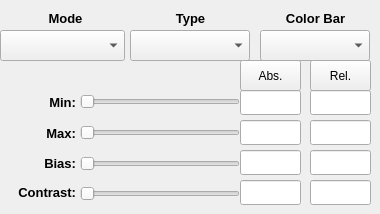
   <widget class="QWidget" name="tabColor">
    <attribute name="title">
     <string>Color</string>
    </attribute>
    <widget class="QLabel" name="maxdatLabel">
     <property name="geometry">
      <rect>
       <x>5</x>
       <y>125</y>
       <width>71</width>
       <height>16</height>
      </rect>
     </property>
     <property name="font">
      <font>
       <pointsize>10</pointsize>
       <weight>75</weight>
       <bold>true</bold>
      </font>
     </property>
     <property name="text">
      <string>Max:</string>
     </property>
     <property name="alignment">
      <set>Qt::AlignRight|Qt::AlignTrailing|Qt::AlignVCenter</set>
     </property>
    </widget>
    <widget class="QSlider" name="mindatSlider">
     <property name="geometry">
      <rect>
       <x>80</x>
       <y>90</y>
       <width>160</width>
       <height>23</height>
      </rect>
     </property>
     <property name="mouseTracking">
      <bool>false</bool>
     </property>
     <property name="maximum">
      <number>10000</number>
     </property>
     <property name="orientation">
      <enum>Qt::Horizontal</enum>
     </property>
    </widget>
    <widget class="QLineEdit" name="mindatEntry">
     <property name="geometry">
      <rect>
       <x>240</x>
       <y>90</y>
       <width>61</width>
       <height>25</height>
      </rect>
     </property>
     <property name="font">
      <font>
       <pointsize>10</pointsize>
       <weight>50</weight>
       <bold>false</bold>
      </font>
     </property>
     <property name="inputMask">
      <string/>
     </property>
     <property name="text">
      <string/>
     </property>
     <property name="alignment">
      <set>Qt::AlignRight|Qt::AlignTrailing|Qt::AlignVCenter</set>
     </property>
    </widget>
    <widget class="QLabel" name="mindatLabel">
     <property name="geometry">
      <rect>
       <x>5</x>
       <y>94</y>
       <width>71</width>
       <height>16</height>
      </rect>
     </property>
     <property name="font">
      <font>
       <pointsize>10</pointsize>
       <weight>75</weight>
       <bold>true</bold>
      </font>
     </property>
     <property name="text">
      <string>Min:</string>
     </property>
     <property name="alignment">
      <set>Qt::AlignRight|Qt::AlignTrailing|Qt::AlignVCenter</set>
     </property>
    </widget>
    <widget class="QSlider" name="maxdatSlider">
     <property name="geometry">
      <rect>
       <x>80</x>
       <y>121</y>
       <width>160</width>
       <height>23</height>
      </rect>
     </property>
     <property name="maximum">
      <number>10000</number>
     </property>
     <property name="orientation">
      <enum>Qt::Horizontal</enum>
     </property>
    </widget>
    <widget class="QLineEdit" name="maxdatEntry">
     <property name="geometry">
      <rect>
       <x>240</x>
       <y>120</y>
       <width>61</width>
       <height>25</height>
      </rect>
     </property>
     <property name="font">
      <font>
       <pointsize>10</pointsize>
       <weight>50</weight>
       <bold>false</bold>
      </font>
     </property>
     <property name="inputMask">
      <string/>
     </property>
     <property name="text">
      <string/>
     </property>
     <property name="alignment">
      <set>Qt::AlignRight|Qt::AlignTrailing|Qt::AlignVCenter</set>
     </property>
    </widget>
    <widget class="QSlider" name="biasSlider">
     <property name="geometry">
      <rect>
       <x>80</x>
       <y>152</y>
       <width>160</width>
       <height>23</height>
      </rect>
     </property>
     <property name="maximum">
      <number>10000</number>
     </property>
     <property name="orientation">
      <enum>Qt::Horizontal</enum>
     </property>
    </widget>
    <widget class="QLineEdit" name="biasEntry">
     <property name="geometry">
      <rect>
       <x>240</x>
       <y>150</y>
       <width>61</width>
       <height>25</height>
      </rect>
     </property>
     <property name="font">
      <font>
       <pointsize>10</pointsize>
       <weight>50</weight>
       <bold>false</bold>
      </font>
     </property>
     <property name="inputMask">
      <string/>
     </property>
     <property name="text">
      <string/>
     </property>
     <property name="alignment">
      <set>Qt::AlignRight|Qt::AlignTrailing|Qt::AlignVCenter</set>
     </property>
    </widget>
    <widget class="QLabel" name="biasLabel">
     <property name="geometry">
      <rect>
       <x>5</x>
       <y>155</y>
       <width>71</width>
       <height>16</height>
      </rect>
     </property>
     <property name="font">
      <font>
       <pointsize>10</pointsize>
       <weight>75</weight>
       <bold>true</bold>
      </font>
     </property>
     <property name="text">
      <string>Bias:</string>
     </property>
     <property name="alignment">
      <set>Qt::AlignRight|Qt::AlignTrailing|Qt::AlignVCenter</set>
     </property>
    </widget>
    <widget class="QSlider" name="contrastSlider">
     <property name="geometry">
      <rect>
       <x>80</x>
       <y>182</y>
       <width>160</width>
       <height>23</height>
      </rect>
     </property>
     <property name="maximum">
      <number>10000</number>
     </property>
     <property name="orientation">
      <enum>Qt::Horizontal</enum>
     </property>
    </widget>
    <widget class="QLineEdit" name="contrastEntry">
     <property name="geometry">
      <rect>
       <x>240</x>
       <y>180</y>
       <width>61</width>
       <height>25</height>
      </rect>
     </property>
     <property name="font">
      <font>
       <pointsize>10</pointsize>
       <weight>50</weight>
       <bold>false</bold>
      </font>
     </property>
     <property name="inputMask">
      <string/>
     </property>
     <property name="text">
      <string/>
     </property>
     <property name="alignment">
      <set>Qt::AlignRight|Qt::AlignTrailing|Qt::AlignVCenter</set>
     </property>
    </widget>
    <widget class="QLabel" name="constrastLabel">
     <property name="geometry">
      <rect>
       <x>5</x>
       <y>182</y>
       <width>71</width>
       <height>20</height>
      </rect>
     </property>
     <property name="font">
      <font>
       <pointsize>10</pointsize>
       <weight>75</weight>
       <bold>true</bold>
      </font>
     </property>
     <property name="text">
      <string>Contrast:</string>
     </property>
     <property name="alignment">
      <set>Qt::AlignRight|Qt::AlignTrailing|Qt::AlignVCenter</set>
     </property>
    </widget>
    <widget class="QComboBox" name="scaleModeCombo">
     <property name="geometry">
      <rect>
       <x>0</x>
       <y>30</y>
       <width>125</width>
       <height>31</height>
      </rect>
     </property>
     <property name="font">
      <font>
       <pointsize>10</pointsize>
       <weight>50</weight>
       <bold>false</bold>
      </font>
     </property>
    </widget>
    <widget class="QComboBox" name="scaleTypeCombo">
     <property name="geometry">
      <rect>
       <x>130</x>
       <y>30</y>
       <width>120</width>
       <height>31</height>
      </rect>
     </property>
     <property name="font">
      <font>
       <pointsize>10</pointsize>
       <weight>50</weight>
       <bold>false</bold>
      </font>
     </property>
    </widget>
    <widget class="QComboBox" name="colorbarCombo">
     <property name="geometry">
      <rect>
       <x>260</x>
       <y>30</y>
       <width>110</width>
       <height>31</height>
      </rect>
     </property>
     <property name="font">
      <font>
       <pointsize>10</pointsize>
       <weight>50</weight>
       <bold>false</bold>
      </font>
     </property>
    </widget>
    <widget class="QLabel" name="scalemodeLabel">
     <property name="geometry">
      <rect>
       <x>10</x>
       <y>10</y>
       <width>111</width>
       <height>16</height>
      </rect>
     </property>
     <property name="font">
      <font>
       <pointsize>10</pointsize>
       <weight>75</weight>
       <bold>true</bold>
      </font>
     </property>
     <property name="text">
      <string>Mode</string>
     </property>
     <property name="alignment">
      <set>Qt::AlignCenter</set>
     </property>
    </widget>
    <widget class="QLabel" name="scaletypeLabel">
     <property name="geometry">
      <rect>
       <x>130</x>
       <y>10</y>
       <width>121</width>
       <height>16</height>
      </rect>
     </property>
     <property name="font">
      <font>
       <pointsize>10</pointsize>
       <weight>75</weight>
       <bold>true</bold>
      </font>
     </property>
     <property name="text">
      <string>Type</string>
     </property>
     <property name="alignment">
      <set>Qt::AlignCenter</set>
     </property>
    </widget>
    <widget class="QLabel" name="colorbarlabel">
     <property name="geometry">
      <rect>
       <x>270</x>
       <y>10</y>
       <width>91</width>
       <height>16</height>
      </rect>
     </property>
     <property name="font">
      <font>
       <pointsize>10</pointsize>
       <weight>75</weight>
       <bold>true</bold>
      </font>
     </property>
     <property name="text">
      <string>Color Bar</string>
     </property>
     <property name="alignment">
      <set>Qt::AlignCenter</set>
     </property>
    </widget>
    <widget class="QLineEdit" name="mindatRelEntry">
     <property name="geometry">
      <rect>
       <x>310</x>
       <y>90</y>
       <width>61</width>
       <height>25</height>
      </rect>
     </property>
     <property name="font">
      <font>
       <pointsize>10</pointsize>
       <weight>50</weight>
       <bold>false</bold>
      </font>
     </property>
     <property name="inputMask">
      <string notr="true"/>
     </property>
     <property name="text">
      <string notr="true"/>
     </property>
     <property name="alignment">
      <set>Qt::AlignRight|Qt::AlignTrailing|Qt::AlignVCenter</set>
     </property>
    </widget>
    <widget class="QLineEdit" name="maxdatRelEntry">
     <property name="geometry">
      <rect>
       <x>310</x>
       <y>120</y>
       <width>61</width>
       <height>25</height>
      </rect>
     </property>
     <property name="font">
      <font>
       <pointsize>10</pointsize>
       <weight>50</weight>
       <bold>false</bold>
      </font>
     </property>
     <property name="inputMask">
      <string/>
     </property>
     <property name="text">
      <string/>
     </property>
     <property name="alignment">
      <set>Qt::AlignRight|Qt::AlignTrailing|Qt::AlignVCenter</set>
     </property>
    </widget>
    <widget class="QLineEdit" name="biasRelEntry">
     <property name="geometry">
      <rect>
       <x>310</x>
       <y>150</y>
       <width>61</width>
       <height>25</height>
      </rect>
     </property>
     <property name="font">
      <font>
       <pointsize>10</pointsize>
       <weight>50</weight>
       <bold>false</bold>
      </font>
     </property>
     <property name="inputMask">
      <string/>
     </property>
     <property name="text">
      <string/>
     </property>
     <property name="alignment">
      <set>Qt::AlignRight|Qt::AlignTrailing|Qt::AlignVCenter</set>
     </property>
    </widget>
    <widget class="QLineEdit" name="contrastRelEntry">
     <property name="geometry">
      <rect>
       <x>310</x>
       <y>180</y>
       <width>61</width>
       <height>25</height>
      </rect>
     </property>
     <property name="font">
      <font>
       <pointsize>10</pointsize>
       <weight>50</weight>
       <bold>false</bold>
      </font>
     </property>
     <property name="inputMask">
      <string/>
     </property>
     <property name="text">
      <string/>
     </property>
     <property name="alignment">
      <set>Qt::AlignRight|Qt::AlignTrailing|Qt::AlignVCenter</set>
     </property>
    </widget>
    <widget class="QPushButton" name="absfixedButton">
     <property name="geometry">
      <rect>
       <x>240</x>
       <y>60</y>
       <width>61</width>
       <height>31</height>
      </rect>
     </property>
     <property name="text">
      <string>Abs.</string>
     </property>
    </widget>
    <widget class="QPushButton" name="relfixedButton">
     <property name="geometry">
      <rect>
       <x>310</x>
       <y>60</y>
       <width>61</width>
       <height>31</height>
      </rect>
     </property>
     <property name="text">
      <string>Rel.</string>
     </property>
    </widget>
   </widget>
